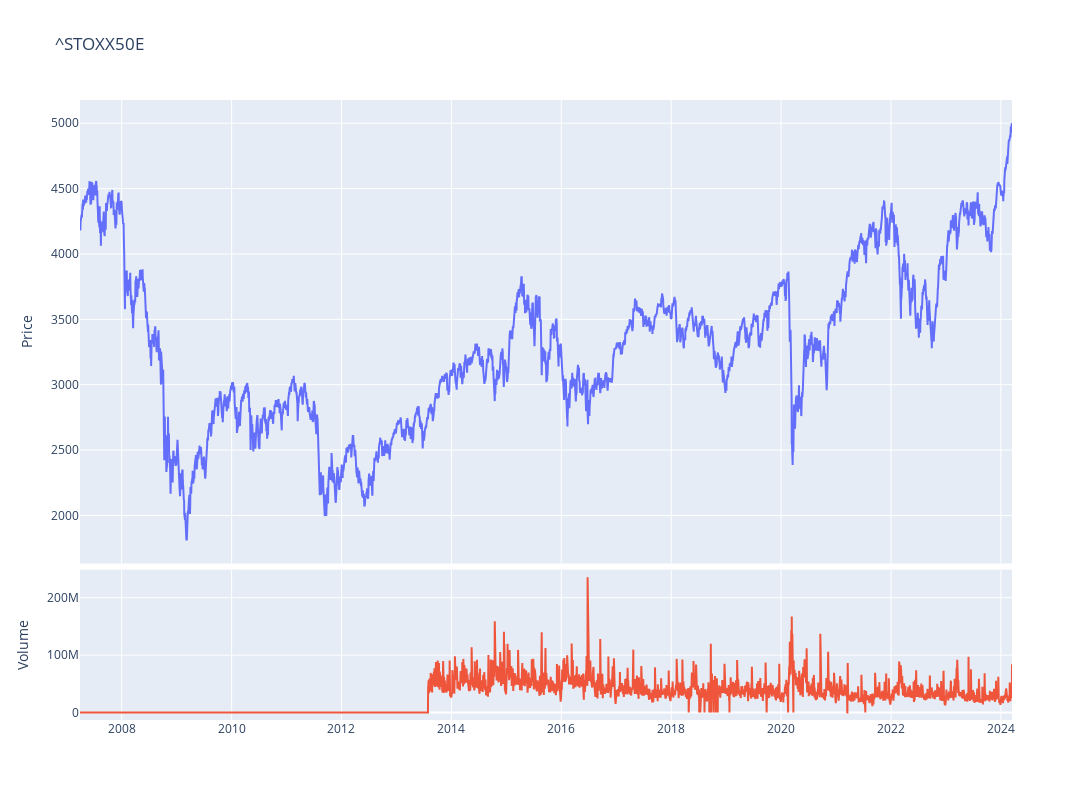

Notebook code for this chart:
### Code cell
fig = make_subplots(rows=4, cols=1,shared_xaxes=True,vertical_spacing=0.01,specs=[[{'rowspan':3,'colspan':1}],[None],[None],[{'rowspan':1,'colspan':1}]])

# Graph (1,1)
fig.add_trace(go.Scatter(x=stock_ticker.index,y=stock_ticker['Adj Close'],mode="lines",name=f"{ticker}"),row=1, col=1)
# Update xaxis properties
fig.update_yaxes(title_text="Price", row=1, col=1)

# Graph (4,1)
fig.add_trace(go.Scatter(x=stock_ticker.index,y=stock_ticker['Volume'],mode="lines",name='Volume'),row=4, col=1)
fig.update_yaxes(title_text="Volume", row=4, col=1)

fig.update_layout(height=800, width=1300,showlegend=False,title=f"{ticker}")

fig.show()

### Figure 1 — Plotly figure (JSON) as saved in the notebook; plotly's stock layout.template omitted (floating-point values rounded to 4 significant figures; data arrays with more than 128 entries replaced by an {"elided": "..."} marker saying what was removed)
{"data": [{"mode": "lines", "name": "^STOXX50E", "type": "scatter", "x": {"elided": "4255 str values"}, "xaxis": "x", "y": {"elided": "4255 float values"}, "yaxis": "y"}, {"mode": "lines", "name": "Volume", "type": "scatter", "x": {"elided": "4255 str values"}, "xaxis": "x2", "y": {"elided": "4255 int values"}, "yaxis": "y2"}], "layout": {"height": 800, "showlegend": false, "title": {"text": "^STOXX50E"}, "width": 1300, "xaxis": {"anchor": "y", "domain": [0, 1], "matches": "x2", "showticklabels": false}, "xaxis2": {"anchor": "y2", "domain": [0, 1]}, "yaxis": {"anchor": "x", "domain": [0.2525, 1], "title": {"text": "Price"}}, "yaxis2": {"anchor": "x2", "domain": [0, 0.2425], "title": {"text": "Volume"}}}}
